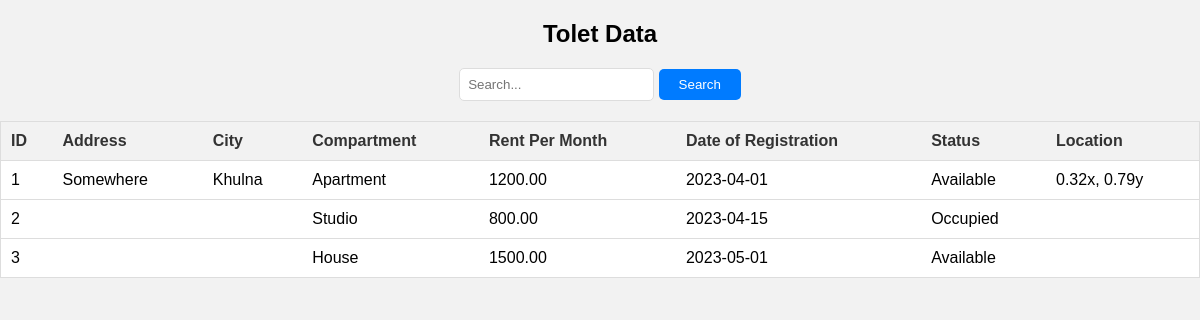
The page /views/tolet_list.php on the database its author committed.
### tables this page shows
CREATE TABLE `tolet` (
  `tolet_id` int(11) NOT NULL,
  `location` varchar(255) NOT NULL,
  `address` varchar(255) NOT NULL,
  `city` varchar(255) NOT NULL,
  `compartment` varchar(255) DEFAULT NULL,
  `rent_per_month` decimal(10,2) DEFAULT NULL,
  `status` varchar(50) DEFAULT NULL,
  `date_of_registration` date DEFAULT NULL,
  `water_units` int(11) DEFAULT NULL,
  `status_toiletDoorLock` varchar(50) DEFAULT NULL,
  `status_DoorLock` varchar(50) DEFAULT NULL,
  `status_washinkSink` varchar(50) DEFAULT NULL,
  `status_toiletSink` varchar(50) DEFAULT NULL,
  `status_windows` varchar(50) DEFAULT NULL,
  `status_paint` varchar(50) DEFAULT NULL,
  `status_electricity` varchar(50) DEFAULT NULL,
  `status_number_of_Bulbs` int(11) DEFAULT NULL,
  `status_keyHolder` varchar(50) DEFAULT NULL,
  `created_by` int(11) DEFAULT NULL
);

### views/tolet_list.php (the view, shortened to what this page needs)
<?php
require_once "../config/dbconfig.php";
$sortColumn = isset($_GET['sort']) ? $_GET['sort'] : 'tolet_id';
$sortOrder = isset($_GET['order']) ? $_GET['order'] : 'ASC';
$validColumns = array('tolet_id', 'location', 'address', 'city', 'compartment', 'rent_per_month', 'status', 'date_of_registration');
$sortColumn = in_array($sortColumn, $validColumns) ? $sortColumn : 'tolet_id';
$searchQuery = "";
if(isset($_GET['search'])) {
    $searchQuery = $conn->real_escape_string($_GET['search']);
    $searchParams = array("%$searchQuery%", "%$searchQuery%", "%$searchQuery%");
    $sql = "SELECT tolet_id, location, address, city, compartment, rent_per_month, status, date_of_registration
            FROM tolet
            WHERE location LIKE ? OR address LIKE ? OR city LIKE ?
            ORDER BY $sortColumn $sortOrder";
    $stmt = $conn->prepare($sql);
    $stmt->bind_param("sss", ...$searchParams);
} else {
    $sql = "SELECT tolet_id, location, address, city, compartment, rent_per_month, status, date_of_registration
            FROM tolet
            ORDER BY $sortColumn $sortOrder";
    $stmt = $conn->prepare($sql);
}
$stmt->execute();
$result = $stmt->get_result();
?>
<!DOCTYPE html>
<html lang="en">
<head>
</head>
<body>
<h2>Tolet Data</h2>
<form method="GET" style="text-align: center;">
    <input type="text" name="search" placeholder="Search..." value="<?php echo htmlspecialchars($searchQuery); ?>">
    <button type="submit">Search</button>
</form>
<table>
    <tr>
        <th><a href="?sort=tolet_id&order=<?php echo $sortColumn == 'tolet_id' && $sortOrder == 'ASC' ? 'DESC' : 'ASC'; ?>">ID</a></th>
        <th><a href="?sort=address&order=<?php echo $sortColumn == 'address' && $sortOrder == 'ASC' ? 'DESC' : 'ASC'; ?>">Address</a></th>
        <th><a href="?sort=city&order=<?php echo $sortColumn == 'city' && $sortOrder == 'ASC' ? 'DESC' : 'ASC'; ?>">City</a></th>
        <th><a href="?sort=compartment&order=<?php echo $sortColumn == 'compartment' && $sortOrder == 'ASC' ? 'DESC' : 'ASC'; ?>">Compartment</a></th>
        <th><a href="?sort=rent_per_month&order=<?php echo $sortColumn == 'rent_per_month' && $sortOrder == 'ASC' ? 'DESC' : 'ASC'; ?>">Rent Per Month</a></th>
        <th><a href="?sort=date_of_registration&order=<?php echo $sortColumn == 'date_of_registration' && $sortOrder == 'ASC' ? 'DESC' : 'ASC'; ?>">Date of Registration</a></th>
        <th><a href="?sort=status&order=<?php echo $sortColumn == 'status' && $sortOrder == 'ASC' ? 'DESC' : 'ASC'; ?>">Status</a></th>
        <th><a href="?sort=location&order=<?php echo $sortColumn == 'location' && $sortOrder == 'ASC' ? 'DESC' : 'ASC'; ?>">Location</a></th>
    </tr>
    <?php
    while ($row = $result->fetch_assoc()) {
        echo "<tr class='clickable' onclick='submitForm(\"tolet_details.php\", {$row["tolet_id"]});'>";
        echo "<td>" . $row["tolet_id"] . "</td>";
        echo "<td>" . $row["address"] . "</td>";
        echo "<td>" . $row["city"] . "</td>";
        echo "<td>" . $row["compartment"] . "</td>";
        echo "<td>" . $row["rent_per_month"] . "</td>";
        echo "<td>" . $row["date_of_registration"] . "</td>";
        echo "<td>" . $row["status"] . "</td>";
        echo "<td>" . $row["location"] . "</td>";
        echo "</tr>";
    }
    ?>
</table>
</body>
</html>

### views/tolet_list.php (style rules this page uses)
body { font-family: Arial, sans-serif; margin: 0; padding: 0; background-color: #f2f2f2; }
h2 { text-align: center; margin-top: 20px; margin-bottom: 20px; }
table { width: 100%; border-collapse: collapse; margin: 20px auto; background-color: #fff; border: 1px solid #ddd; }
th, td { padding: 10px; text-align: left; border-bottom: 1px solid #ddd; }
th { background-color: #f2f2f2; cursor: pointer; }
th a { text-decoration: none; color: #333; }
input[type="text"] { padding: 8px; border: 1px solid #ddd; border-radius: 5px; }
button[type="submit"] { padding: 8px 20px; background-color: #007bff; color: #fff; border: none; border-radius: 5px; cursor: pointer; }
tr.clickable { cursor: pointer; }

### rows shown on the page
tolet: tolet_id "1", address "Somewhere", city "Khulna", compartment "Apartment", rent_per_month "1200.00", date_of_registration "2023-04-01", status "Available", location "0.32x, 0.79y"
tolet: tolet_id "2", compartment "Studio", rent_per_month "800.00", date_of_registration "2023-04-15", status "Occupied"
tolet: tolet_id "3", compartment "House", rent_per_month "1500.00", date_of_registration "2023-05-01", status "Available"
